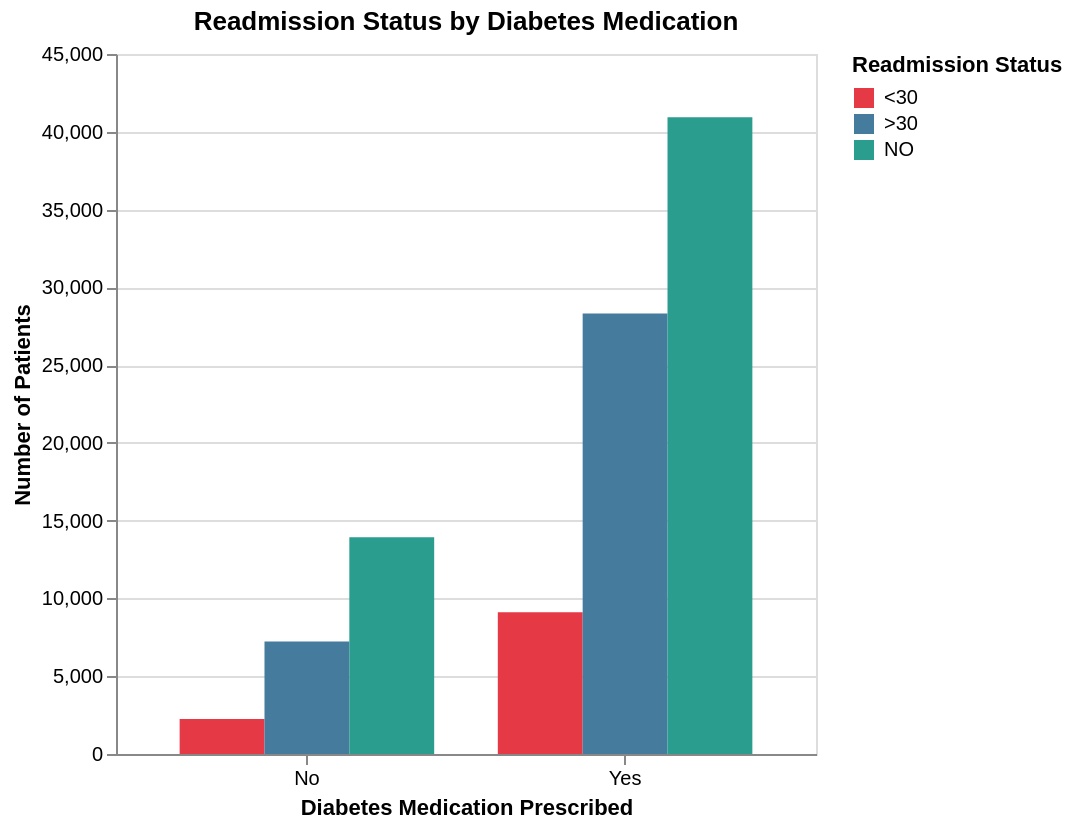

This figure's notebook cell:
### Code cell
# DiabetiesMed vs. readmitted
# This plot tells us that patients NOT on diabetes medication are much less likely to be readmitted
counts_df = (preprocessed_df.groupby(['diabetesMed', 'readmitted'])
               .size()
               .reset_index(name='count'))

alt.Chart(counts_df).mark_bar().encode(
    x=alt.X('diabetesMed:N',
            title='Diabetes Medication Prescribed',
            axis=alt.Axis(labelAngle=0)),
    y=alt.Y('count:Q',
            title='Number of Patients'),
    color=alt.Color('readmitted:N',
                    scale=alt.Scale(
                        domain=['<30', '>30', 'NO'],
                        range=['#e63946', '#457b9d', '#2a9d8f']
                    ),
                    title='Readmission Status'),
    xOffset='readmitted:N'
).properties(
    title='Readmission Status by Diabetes Medication',
    width=350,
    height=350
)

### Figure 1 — Vega specification as saved in the notebook (floating-point values rounded to 4 significant figures)
{"$schema": "https://vega.github.io/schema/vega/v6.json", "data": [{"name": "source_0", "values": [{"count_end": 2246.0, "count_start": 0.0, "diabetesMed": "No", "readmitted": "<30"}, {"count_end": 7227.0, "count_start": 0.0, "diabetesMed": "No", "readmitted": ">30"}, {"count_end": 13930.0, "count_start": 0.0, "diabetesMed": "No", "readmitted": "NO"}, {"count_end": 9111.0, "count_start": 0.0, "diabetesMed": "Yes", "readmitted": "<30"}, {"count_end": 28320.0, "count_start": 0.0, "diabetesMed": "Yes", "readmitted": ">30"}, {"count_end": 40930.0, "count_start": 0.0, "diabetesMed": "Yes", "readmitted": "NO"}]}, {"name": "source_0_x_domain_diabetesMed", "values": [{"diabetesMed": "No"}, {"diabetesMed": "Yes"}]}, {"name": "source_0_xOffset_domain_readmitted", "values": [{"readmitted": "<30"}, {"readmitted": ">30"}, {"readmitted": "NO"}]}], "marks": [{"type": "rect", "name": "marks", "from": {"data": "source_0"}, "encode": {"update": {"fill": {"field": "readmitted", "scale": "color"}, "x": {"field": "diabetesMed", "scale": "x", "offset": {"field": "readmitted", "scale": "xOffset"}}, "width": {"signal": "max(0.25, bandwidth('xOffset'))"}, "y": {"field": "count_end", "scale": "y"}, "y2": {"field": "count_start", "scale": "y"}}}, "style": ["bar"]}], "scales": [{"name": "x", "type": "band", "domain": {"data": "source_0_x_domain_diabetesMed", "field": "diabetesMed", "sort": true}, "range": [0, {"signal": "width"}], "paddingInner": 0.2, "paddingOuter": 0.2}, {"name": "y", "type": "linear", "domain": {"data": "source_0", "fields": ["count_start", "count_end"]}, "range": [{"signal": "height"}, 0], "zero": true, "nice": true}, {"name": "xOffset", "type": "band", "domain": {"data": "source_0_xOffset_domain_readmitted", "field": "readmitted", "sort": true}, "range": [0, {"signal": "bandwidth('x')"}]}, {"name": "color", "type": "ordinal", "domain": ["<30", ">30", "NO"], "range": ["#e63946", "#457b9d", "#2a9d8f"]}], "axes": [{"scale": "y", "orient": "left", "labels": false, "aria": false, "gridScale": "x", "grid": true, "domain": false, "minExtent": 0, "ticks": false, "zindex": 0, "maxExtent": 0, "tickCount": {"signal": "ceil(height/40)"}}, {"scale": "x", "title": "Diabetes Medication Prescribed", "labelAngle": 0, "labelBaseline": "top", "zindex": 0, "orient": "bottom", "grid": false}, {"scale": "y", "labelOverlap": true, "zindex": 0, "title": "Number of Patients", "grid": false, "tickCount": {"signal": "ceil(height/40)"}, "orient": "left"}], "title": {"text": "Readmission Status by Diabetes Medication", "frame": "group"}, "padding": 5, "width": 350, "height": 350, "background": "white", "style": "cell", "legends": [{"title": "Readmission Status", "fill": "color", "symbolType": "square"}]}
